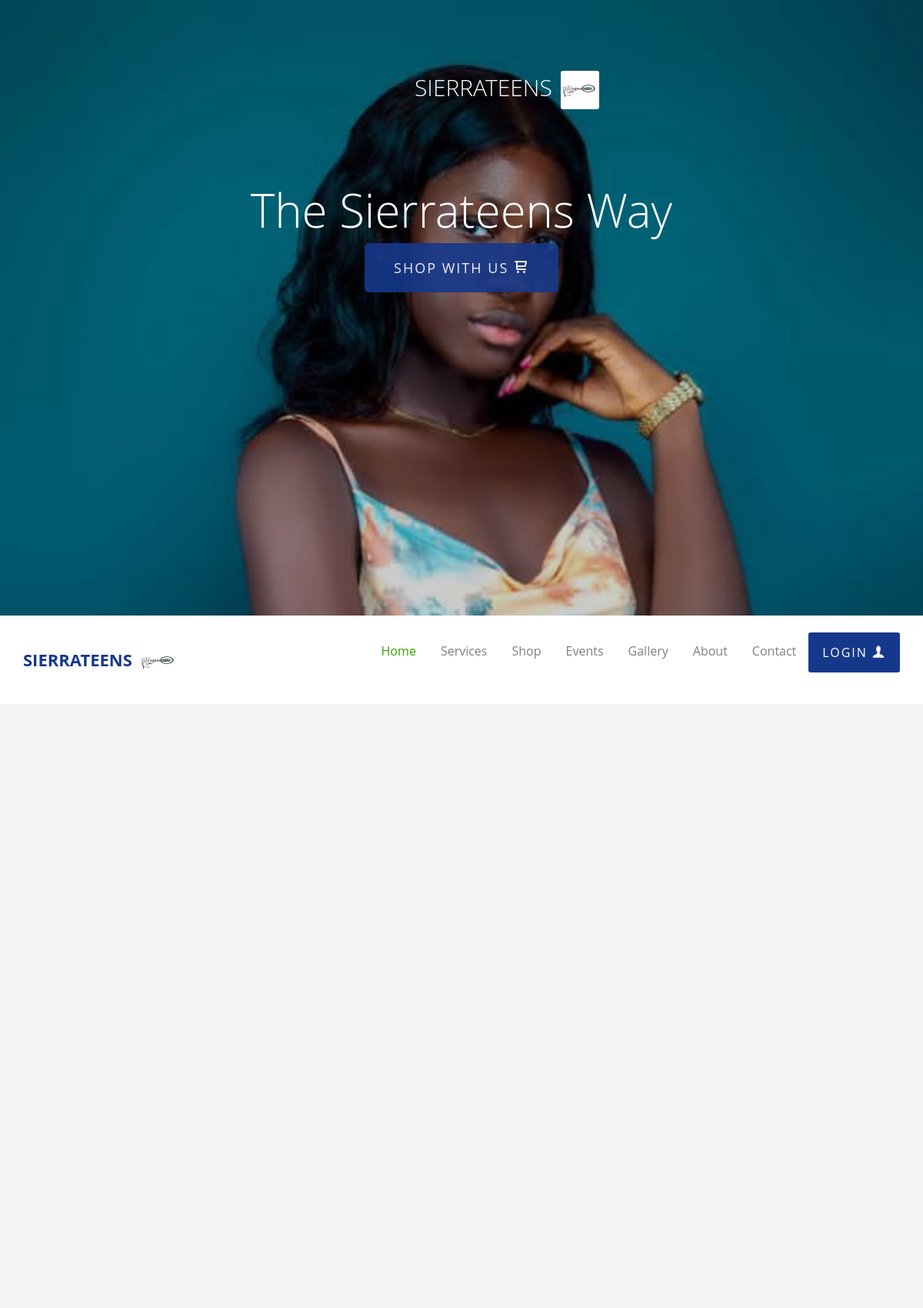
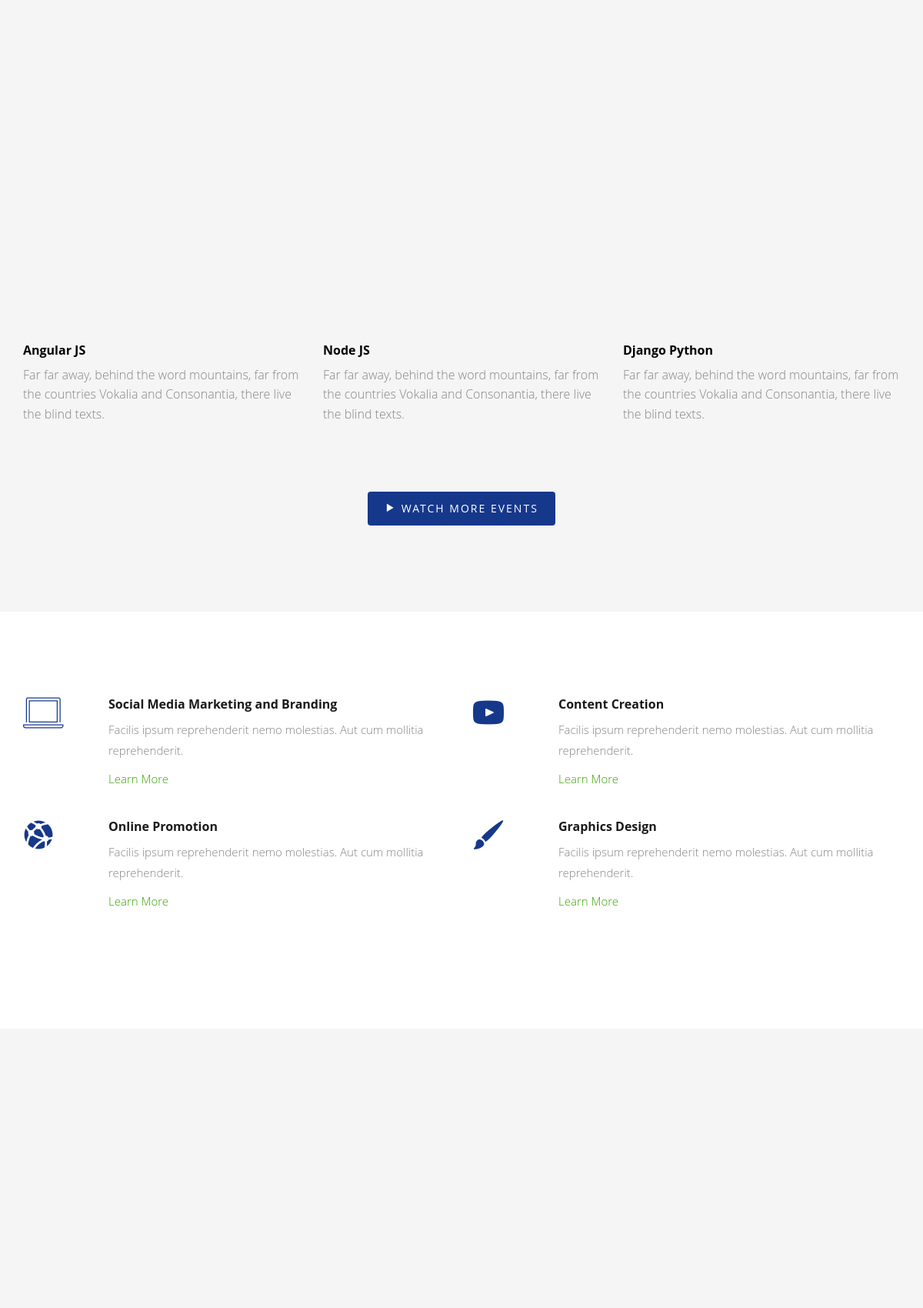
The page / (upper part) on the database its author committed (2 pictures, top to bottom).
### tables this page shows
CREATE TABLE `tblindexsettings` (
  `indexid` int(11) NOT NULL,
  `bgtext` varchar(100) NOT NULL,
  `bgimage` varchar(100) NOT NULL
);

### index.php (the view, shortened to what this page needs)
<!DOCTYPE html>
 <html class="no-js">
 <head>
<?php include 'includes/links.php';?>
	</head>
	<body>
		<div id="fh5co-wrapper">
		<div id="fh5co-page">
		<?php
include 'includes/config.php';
 $query = "SELECT * FROM tblindexsettings";
 $queryrun = mysqli_query($conn, $query);
 $row = mysqli_fetch_assoc($queryrun);?>
		<div class="fh5co-hero">
			<div class="fh5co-overlay"></div>
			<div class="fh5co-cover text-center" data-stellar-background-ratio="0.5" style="background-image: url(<?php echo $row['bgimage'];?>);">
				<div class="desc">
					<div class="container">
						<div class="col-md-10 col-md-offset-1">
						<?php include 'includes/logo.php';?>
							<div class="animate-box">
								<h2><?php echo $row['bgtext'];?></h2>
								<p><a class="btn btn-primary btn-lg" href="shop">Shop with us <i class="icon-cart"></i> </a></p>
							</div>
						</div>
					</div>
				</div>
			</div>
		</div>
		<header id="fh5co-header-section" class="sticky-banner">
			<div class="container">
				<div class="nav-header">
				<?php include 'includes/menu.php';?>
				</div>
			</div>
		</header>
		<div id="fh5co-feature-product" class="fh5co-section-gray">
			<div class="container">
				<div class="row">
				</div>
				<div class="row row-bottom-padded-md">
				</div>
				<div class="row row-bottom-padded-md">
					<div class="col-md-4">
						<div class="feature-text">
							<h3>Angular JS</h3>
							<p>Far far away, behind the word mountains, far from the countries Vokalia and Consonantia, there live the blind texts.</p>
						</div>
					</div>
					<div class="col-md-4">
						<div class="feature-text">
							<h3>Node JS</h3>
							<p>Far far away, behind the word mountains, far from the countries Vokalia and Consonantia, there live the blind texts.</p>
						</div>
					</div>
					<div class="col-md-4">
						<div class="feature-text">
							<h3>Django Python</h3>
							<p>Far far away, behind the word mountains, far from the countries Vokalia and Consonantia, there live the blind texts.</p>
						</div>
					</div>
				</div>
				<div class="row">
					<div class="col-md-12 text-center">
						<a href="https://youtube.com/channel/UCeKOOR5N8Y-9_JDhWqoDx4Q" target="_blank" class="link-watch popup-vimeo btn btn-primary"><i class="icon-play3"></i> Watch More Events </a>
					</div>
				</div>
			</div>
		</div>
		<div id="fh5co-features">
			<div class="container">
				<div class="row">
					<div class="col-md-6">
						<div class="feature-left">
							<span class="icon">
								<i class="icon-laptop"></i>
							</span>
							<div class="feature-copy">
								<h3>Social Media Marketing and Branding </h3>
								<p>Facilis ipsum reprehenderit nemo molestias. Aut cum mollitia reprehenderit.</p>
								<p><a href="#">Learn More</a></p>
							</div>
						</div>
					</div>
					<div class="col-md-6">
						<div class="feature-left">
							<span class="icon">
								<i class="icon-youtube"></i>
							</span>
							<div class="feature-copy">
								<h3>Content Creation</h3>
								<p>Facilis ipsum reprehenderit nemo molestias. Aut cum mollitia reprehenderit.</p>
								<p><a href="#">Learn More</a></p>
							</div>
						</div>
					</div>
</div>
				<div class="row">
					<div class="col-md-6">
						<div class="feature-left">
							<span class="icon">
								<i class="icon-network"></i>
							</span>
							<div class="feature-copy">
								<h3>Online Promotion</h3>
								<p>Facilis ipsum reprehenderit nemo molestias. Aut cum mollitia reprehenderit.</p>
								<p><a href="#">Learn More</a></p>
							</div>
						</div>
					</div>
					<div class="col-md-6">
						<div class="feature-left">
							<span class="icon">
								<i class="icon-brush"></i>
							</span>
							<div class="feature-copy">
								<h3>Graphics Design</h3>
								<p>Facilis ipsum reprehenderit nemo molestias. Aut cum mollitia reprehenderit.</p>
								<p><a href="#">Learn More</a></p>
							</div>
						</div>
					</div>
				</div>
				</div>
			</div>
		</div>
		<div id="fh5co-portfolio" class="fh5co-section-gray">
			<div class="container">
				<div class="row">
				</div>
			</div>
		</div>
<?php include 'includes/footer.php';?>

### assets/css/icomoon.css (style rules this page uses)
[class^="icon-"], [class*=" icon-"] { font-family: 'icomoon' !important; speak: none; font-style: normal; font-weight: normal; font-variant: normal; text-transform: none; line-height: 1; -webkit-font-smoothing: antialiased; -moz-osx-font-smoothing: grayscale; }
.icon-laptop:before { content: "\e001"; }
.icon-cart:before { content: "\eaa7"; }
.icon-brush:before { content: "\e976"; }
.icon-network:before { content: "\e9ea"; }
.icon-youtube:before { content: "\ea81"; }
.icon-play3:before { content: "\ebda"; }

### assets/css/style.css (style rules this page uses)
body { font-family: "Open Sans", Arial, sans-serif; line-height: 1.6; font-size: 16px; background: #fff; color: #848484; font-weight: 300; overflow-x: hidden; }
a { color: #37a000; -webkit-transition: 0.5s, ease; -o-transition: 0.5s, ease; transition: 0.5s, ease; }
p, ul, ol { margin-bottom: 1.5em; font-size: 16px; color: #848484; font-family: "Open Sans", Arial, sans-serif; }
h1, h2, h3, h4, h5, h6 { color: #5a5a5a; font-family: "Open Sans", Arial, sans-serif; font-weight: 400; margin: 0 0 30px 0; }
.fh5co-cover, .fh5co-hero { position: relative; height: 800px; }
.fh5co-overlay { position: absolute !important; width: 100%; top: 0; left: 0; bottom: 0; right: 0; z-index: 1; background: rgba(66, 64, 64, 0.9); background: rgba(0, 0, 0, 0.2); }
.fh5co-cover { background-size: cover; position: relative; }
.fh5co-cover .btn { padding: 1em 2em; opacity: .9; }
.fh5co-cover .desc { top: 40%; position: absolute; width: 100%; margin-top: -80px; z-index: 2; color: #fff; }
.fh5co-cover .desc h2 { color: #fff; font-size: 60px; margin-bottom: 10px; font-weight: 300 !important; }
.fh5co-cover .desc p { display: block; margin-bottom: 30px; font-size: 16px; letter-spacing: 1px; color: rgba(255, 255, 255, 0.5); }
.fh5co-cover .desc p a { color: #fff; }
#fh5co-header-section { padding: 0; position: relative; left: 0; width: 100%; z-index: 1022; background: #fff; }
.nav-header { position: relative; float: left; width: 100%; }
#fh5co-work-section, #fh5co-services-section, #fh5co-work-section_2, #fh5co-blog-section, #fh5co-features, .fh5co-content-section { padding: 7em 0; }
.fh5co-section-gray { background: rgba(0, 0, 0, 0.04); }
.feature-text h3 { font-size: 16px; margin-bottom: 10px; font-weight: 700; color: #000; }
.feature-text p { font-size: 16px; }
.feature-left { float: left; width: 100%; margin-bottom: 40px; position: relative; }
.feature-left .icon { float: left; text-align: center; width: 15%; }
.feature-left .icon i { display: table-cell; vertical-align: middle; font-size: 40px; color: #16388B; }
.feature-left .feature-copy { float: right; width: 80%; }
.feature-left .feature-copy h3 { font-size: 18px; color: #1a1a1a; margin-bottom: 10px; }
.feature-left .feature-copy p { font-size: 16px; line-height: 1.8; margin-bottom: 10px; }
#fh5co-portfolio { padding: 7em 0; min-height: 500px; }
#fh5co-features { padding: 7em 0; }
#fh5co-features .feature-left { margin-bottom: 40px; }
#fh5co-features .feature-left .icon i { color: #16388B !important; }
#fh5co-features .feature-left .icon { float: left; text-align: center; width: 15%; }
#fh5co-features .feature-left .feature-copy { float: right; width: 80%; }
#fh5co-features .feature-left h3 { font-size: 16px; font-weight: 700; }
#fh5co-features .feature-left p { font-size: 15px; }
#fh5co-features .feature-left p:last-child { margin-bottom: 0; }
#fh5co-feature-product { padding: 7em 0; }
.btn { -webkit-transition: 0.3s; -o-transition: 0.3s; transition: 0.3s; }
.btn { text-transform: uppercase; letter-spacing: 2px; -webkit-transition: 0.3s; -o-transition: 0.3s; transition: 0.3s; }
.btn.btn-primary { background: #16388B; color: #fff; border: none !important; border: 2px solid transparent !important; }
.js .animate-box { opacity: 0; }
#fh5co-wrapper { overflow-x: hidden; position: relative; }
#fh5co-page { position: relative; -webkit-transition: 0.5s; -o-transition: 0.5s; transition: 0.5s; }
.row-bottom-padded-md { padding-bottom: 4em; }

### rows shown on the page
tblindexsettings: bgimage (picture), bgtext "The Sierrateens Way"
